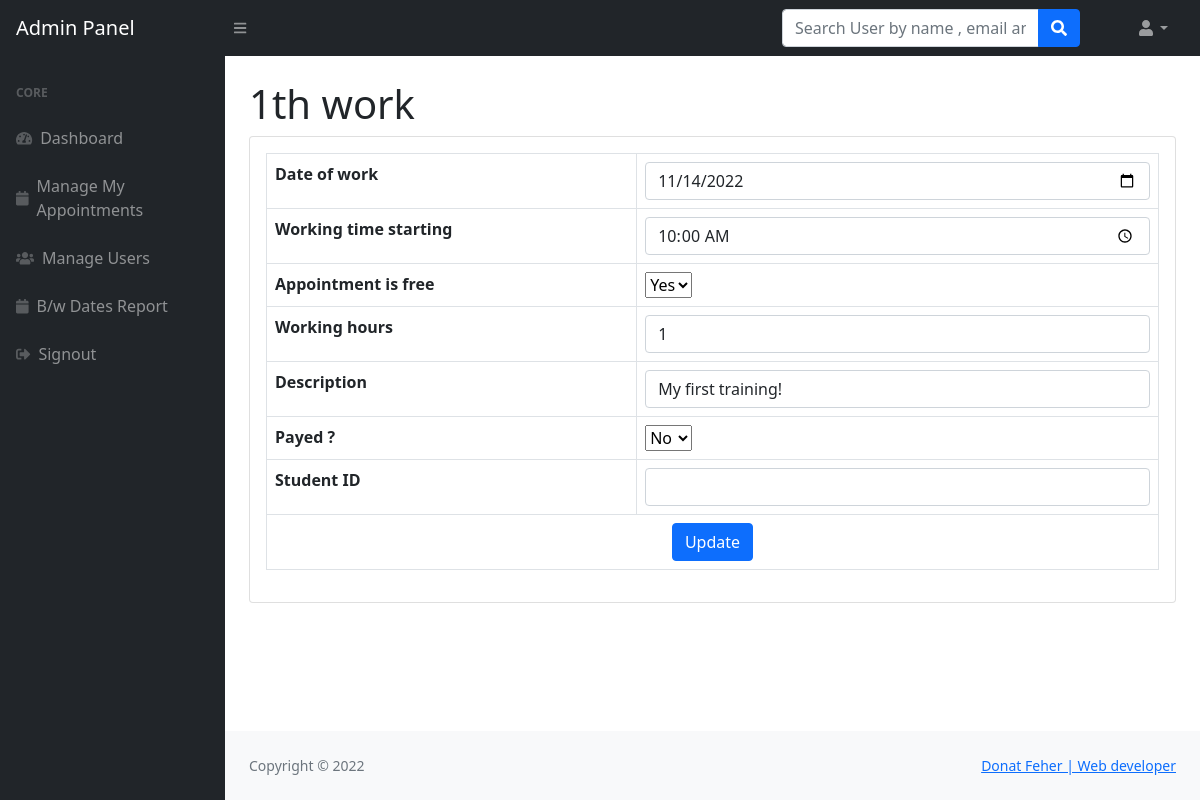
Page /admin/edit-appointment.php?workid=1 (signed in) on the committed database.
### tables this page shows
CREATE TABLE `work` (
  `workid` int(11) NOT NULL,
  `workdate` date DEFAULT NULL,
  `worktimestart` time DEFAULT NULL,
  `appointmentfree` tinyint(1) NOT NULL DEFAULT 1,
  `workinghour` int(11) NOT NULL DEFAULT 1,
  `description` varchar(500) DEFAULT NULL,
  `payed` tinyint(1) NOT NULL DEFAULT 0,
  `studentid` int(11) DEFAULT NULL
);

### admin/edit-appointment.php (the view, shortened to what this page needs)
<?php session_start();
include_once('../includes/config.php');
if (strlen($_SESSION['adminid']==0)) {
  header('location:logout.php');
  } else{
?>
<!DOCTYPE html>
<html lang="en">
    <head>
        <link href="https://cdn.jsdelivr.net/npm/simple-datatables@latest/dist/style.css" rel="stylesheet" />
        <link href="../css/styles.css" rel="stylesheet" />
    </head>
    <body class="sb-nav-fixed">
      <?php include_once('includes/navbar.php');?>
        <div id="layoutSidenav">
          <?php include_once('includes/sidebar.php');?>
            <div id="layoutSidenav_content">
                <main>
                    <div class="container-fluid px-4">
<?php
$workid=$_GET['workid'];
$query=mysqli_query($con,"select * from work where workid='$workid'");
while($result=mysqli_fetch_array($query))
{?>
                        <h1 class="mt-4"><?php echo $result['workid'];?>th work</h1>
                        <div class="card mb-4">
                     <form method="post">
                            <div class="card-body">
                                <table class="table table-bordered">
                                   <tr>
                                    <th>Date of work</th>
                                       <td><input class="form-control" id="workdate" name="workdate" type="date" value="<?php echo $result['workdate'];?>" required /></td>
                                   </tr>
                                   <tr>
                                       <th>Working time starting </th>
                                       <td><input class="form-control" id="worktimestart" name="worktimestart" type="time" value="<?php echo $result['worktimestart'];?>"  required /></td>
                                   </tr>
                                         <tr>
                                       <th>Appointment is free</th>
                                       <td colspan="3">
                                         <select name="appointmentfree" id="appointmentfree">
                                           <option value="<?php echo ($result["appointmentfree"] == 1) ? "1": "0";?>"><?php echo ($result["appointmentfree"] == 1) ? "Yes": "No";?></option>
                                        </select>
                                   </tr>
                                   <tr>
                                       <th>Working hours</th>
                                       <td colspan="3"><input class="form-control" id="workinghour" name="workinghour" type="number" value="<?php echo $result['workinghour'];?>" required/></td>
                                   </tr>
                                   <tr>
                                       <th>Description</th>
                                       <td colspan="3"><input class="form-control" id="description" name="description" type="text" value="<?php echo $result['description'];?>"/></td>
                                   </tr>
                                   <tr>
                                       <th>Payed ?</th>
                                       <td colspan="3">
                                         <select name="payed" id="payed">
                                           <option value="<?php echo ($result["payed"] == 1) ? "1": "0";?>"><?php echo ($result["payed"] == 1) ? "Yes": "No";?></option>
                                        </select>
                                       </td>
                                   </tr>
                                   <tr>
                                       <th>Student ID</th>
                                       <td colspan="3"><input class="form-control" id="studentid" name="studentid" type="" value="<?php echo $result['studentid'];?>"/></td>
                                   </tr>
                                   <tr>
                                       <td colspan="4" style="text-align:center ;"><button type="submit" class="btn btn-primary btn-block" name="update">Update</button></td>
                                   </tr>
                                </table>
                            </div>
                            </form>
                        </div>
<?php } ?>
                    </div>
                </main>
          <?php include('../includes/footer.php');?>
            </div>
        </div>
    </body>
</html>
<?php } ?>

### rows in the picture
work: workid "1", workdate "11/14/2022", worktimestart "10:00:00", appointmentfree "Yes", workinghour "1", description "My first training!", payed "No"
